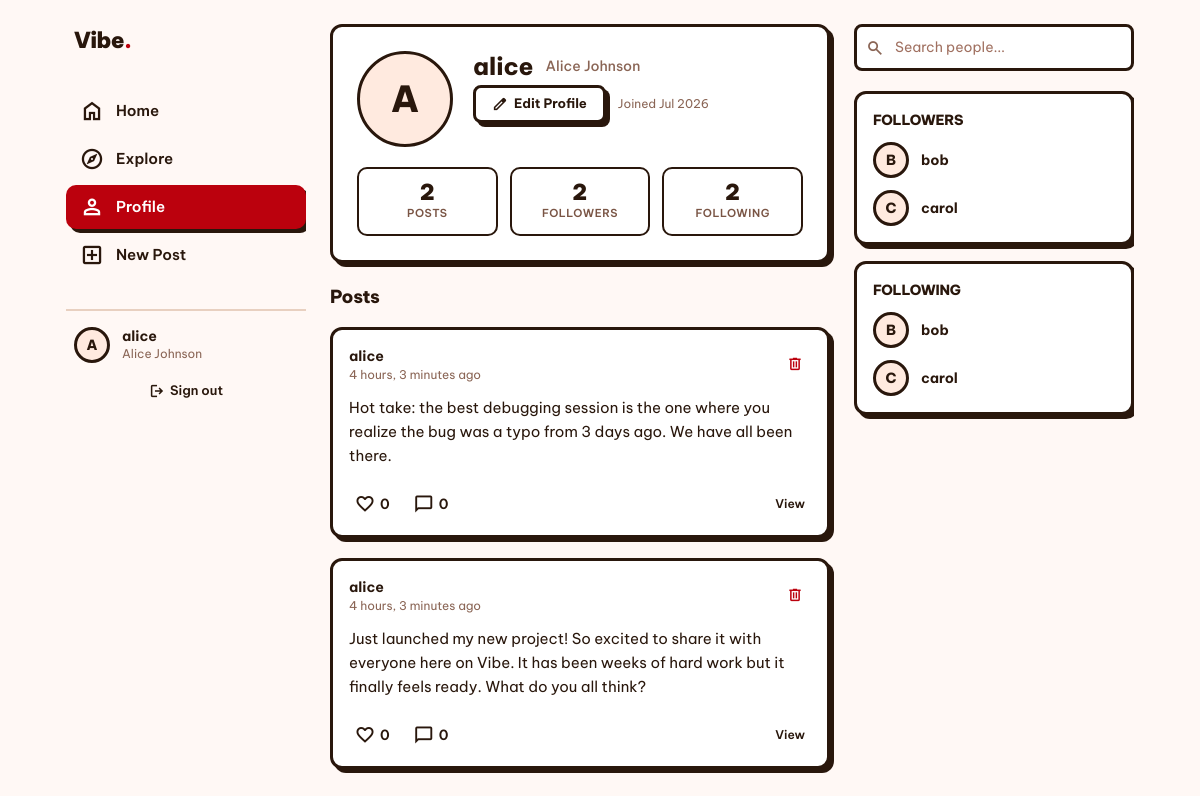
The page /profile/alice/ (signed in) on the database its author committed.
### social/models.py (models this page shows, shortened)
class Profile(models.Model):
    user = models.OneToOneField(User, on_delete=models.CASCADE, related_name='profile')
    bio = models.TextField(max_length=500, blank=True)
    avatar = models.ImageField(upload_to='avatars/', blank=True, null=True)
    website = models.URLField(blank=True)
    created_at = models.DateTimeField(auto_now_add=True)
    def followers_count(self):
        return Follow.objects.filter(following=self.user).count()
    def following_count(self):
        return Follow.objects.filter(follower=self.user).count()
    def posts_count(self):
        return Post.objects.filter(user=self.user).count()

class Post(models.Model):
    user = models.ForeignKey(User, on_delete=models.CASCADE, related_name='posts')
    content = models.TextField(max_length=2200)
    image = models.ImageField(upload_to='posts/', blank=True, null=True)
    created_at = models.DateTimeField(auto_now_add=True)
    class Meta:
        ordering = ['-created_at']
    def likes_count(self):
        return self.likes.count()
    def comments_count(self):
        return self.comments.count()

class Follow(models.Model):
    follower = models.ForeignKey(User, on_delete=models.CASCADE, related_name='following')
    following = models.ForeignKey(User, on_delete=models.CASCADE, related_name='followers')
    created_at = models.DateTimeField(auto_now_add=True)
    class Meta:
        unique_together = ('follower', 'following')

### social/views.py (the view)
# urls.py: path('profile/<str:username>/', views.profile, name='profile'),
@login_required
def profile(request, username):
    user = get_object_or_404(User, username=username)
    posts = Post.objects.filter(user=user).select_related('user', 'user__profile').prefetch_related('likes', 'comments')
    is_following = Follow.objects.filter(follower=request.user, following=user).exists()
    liked_post_ids = Like.objects.filter(user=request.user).values_list('post_id', flat=True)
    followers = Follow.objects.filter(following=user).select_related('follower', 'follower__profile')[:6]
    following = Follow.objects.filter(follower=user).select_related('following', 'following__profile')[:6]
    return render(request, 'social/profile.html', {
        'profile_user': user,
        'posts': posts,
        'is_following': is_following,
        'liked_post_ids': list(liked_post_ids),
        'followers': followers,
        'following': following,
    })

### templates/social/profile.html (shortened to what this page needs)
{% extends "base.html" %}
{% block main_content %}
<div class="card-style p-6 mb-5" style="background:white">
  <div class="flex items-start gap-5 mb-5">
    <div class="flex-shrink-0">
      {% if profile_user.profile.avatar %}
        <img src="{{ profile_user.profile.avatar.url }}" alt="" class="avatar avatar-xl" />
      {% else %}
        <div class="avatar avatar-xl" style="font-size:36px;background:#ffeadf">{{ profile_user.username|first|upper }}</div>
      {% endif %}
    </div>
    <div class="flex-1 min-w-0">
      <div class="flex flex-wrap items-center gap-3 mb-1">
        <h1 class="font-extrabold text-2xl leading-tight" style="color:#29170c">{{ profile_user.username }}</h1>
        {% if profile_user.get_full_name %}
          <span class="text-sm font-medium" style="color:#8a6555">{{ profile_user.get_full_name }}</span>
        {% endif %}
      </div>
      <div class="flex items-center gap-3 flex-wrap">
        {% if profile_user != request.user %}
          <button class="follow-btn {% if is_following %}is-following{% else %}not-following{% endif %}"
                  data-username="{{ profile_user.username }}">
            {% if is_following %}Following{% else %}Follow{% endif %}
          </button>
        {% else %}
          <a href="{% url 'edit_profile' username=profile_user.username %}" class="btn-secondary" style="font-size:13px;padding:6px 16px">
            <span class="material-symbols-outlined" style="font-size:16px">edit</span>
            Edit Profile
          </a>
        {% endif %}
        <span style="font-size:12px;color:#8a6555">Joined {{ profile_user.date_joined|date:"M Y" }}</span>
      </div>
    </div>
  </div>
  <div class="grid grid-cols-3 gap-3">
    <div class="stat-box">
      <div class="stat-num">{{ profile_user.profile.posts_count }}</div>
      <div class="stat-label">Posts</div>
    </div>
    <div class="stat-box">
      <div class="stat-num followers-count">{{ profile_user.profile.followers_count }}</div>
      <div class="stat-label">Followers</div>
    </div>
    <div class="stat-box">
      <div class="stat-num">{{ profile_user.profile.following_count }}</div>
      <div class="stat-label">Following</div>
    </div>
  </div>
</div>
<h2 class="font-extrabold text-lg mb-4" style="color:#29170c;letter-spacing:-0.02em">Posts</h2>
{% if posts %}
  {% for post in posts %}
  <article class="post-card fade-in">
    <div class="post-header">
      <div class="flex-1 min-w-0">
        <p class="font-bold text-sm">{{ post.user.username }}</p>
        <p class="post-time">{{ post.created_at|timesince }} ago</p>
      </div>
      {% if post.user == request.user %}
        <form method="post" action="{% url 'delete_post' post_id=post.id %}" onsubmit="return confirm('Delete this post?')">
          <button type="submit" class="btn-ghost" style="padding:4px 8px;font-size:12px;color:#bb010d">
            <span class="material-symbols-outlined" style="font-size:16px">delete</span>
          </button>
        </form>
      {% endif %}
    </div>
    <div class="post-body">
      <p style="font-size:15px;line-height:1.6;white-space:pre-wrap">{{ post.content }}</p>
    </div>
    <div class="post-actions">
      <button class="like-btn {% if post.id in liked_post_ids %}liked{% endif %}" data-post-id="{{ post.id }}">
        <span class="material-symbols-outlined like-icon" style="font-size:20px;{% if post.id in liked_post_ids %}font-variation-settings:'FILL' 1{% endif %}">favorite</span>
        <span class="like-count">{{ post.likes_count }}</span>
      </button>
      <a href="{% url 'post_detail' post_id=post.id %}" class="comment-btn">
        <span class="material-symbols-outlined" style="font-size:20px">chat_bubble</span>
        <span>{{ post.comments_count }}</span>
      </a>
      <a href="{% url 'post_detail' post_id=post.id %}" class="btn-ghost" style="font-size:12px;padding:5px 10px">View</a>
    </div>
  </article>
  {% endfor %}
{% endif %}
{% endblock %}
{% block right_panel %}
{% if followers %}
<div class="card-style p-4 mb-4" style="background:white">
  <h3 class="font-extrabold text-sm mb-3" style="letter-spacing:-0.02em">FOLLOWERS</h3>
  <div class="flex flex-col gap-3">
    {% for f in followers %}
    <div class="flex items-center gap-3">
      <a href="{% url 'profile' username=f.follower.username %}">
        {% if f.follower.profile.avatar %}
          <img src="{{ f.follower.profile.avatar.url }}" alt="" class="avatar avatar-sm" />
        {% else %}
          <div class="avatar avatar-sm">{{ f.follower.username|first|upper }}</div>
        {% endif %}
      </a>
      <a href="{% url 'profile' username=f.follower.username %}" class="username-link text-sm flex-1">{{ f.follower.username }}</a>
    </div>
    {% endfor %}
  </div>
</div>
{% endif %}
{% if following %}
<div class="card-style p-4" style="background:white">
  <h3 class="font-extrabold text-sm mb-3" style="letter-spacing:-0.02em">FOLLOWING</h3>
  <div class="flex flex-col gap-3">
    {% for f in following %}
    <div class="flex items-center gap-3">
      <a href="{% url 'profile' username=f.following.username %}">
        {% if f.following.profile.avatar %}
          <img src="{{ f.following.profile.avatar.url }}" alt="" class="avatar avatar-sm" />
        {% else %}
          <div class="avatar avatar-sm">{{ f.following.username|first|upper }}</div>
        {% endif %}
      </a>
      <a href="{% url 'profile' username=f.following.username %}" class="username-link text-sm flex-1">{{ f.following.username }}</a>
    </div>
    {% endfor %}
  </div>
</div>
{% endif %}
{% endblock %}

### templates/base.html (shortened to what this page needs)
{% load static %}
<!DOCTYPE html>
<html lang="en">
<head>
  <script src="https://cdn.tailwindcss.com"></script>
  <link rel="stylesheet" href="{% static 'css/style.css' %}" />
</head>
<body class="min-h-screen" style="background:#fff8f5">
{% if user.is_authenticated %}
<div class="layout-grid">
  <aside class="left-panel sticky top-6 self-start" style="height:calc(100vh - 48px); overflow-y:auto;">
    <a href="{% url 'home' %}" class="logo mb-8 block px-2">Vibe<span>.</span></a>
    <nav class="sidebar-nav flex flex-col gap-1 mb-8">
      <a href="{% url 'home' %}" class="{% if request.resolver_match.url_name == 'home' %}active{% endif %}">
        <span class="material-symbols-outlined">home</span>
        <span>Home</span>
      </a>
      <a href="{% url 'explore' %}" class="{% if request.resolver_match.url_name == 'explore' %}active{% endif %}">
        <span class="material-symbols-outlined">explore</span>
        <span>Explore</span>
      </a>
      <a href="{% url 'profile' username=request.user.username %}" class="{% if request.resolver_match.url_name == 'profile' %}active{% endif %}">
        <span class="material-symbols-outlined">person</span>
        <span>Profile</span>
      </a>
      <a href="{% url 'create_post' %}">
        <span class="material-symbols-outlined">add_box</span>
        <span>New Post</span>
      </a>
    </nav>
    <div class="mt-auto" style="border-top:2px solid #e8d0c0;padding-top:16px">
      <div class="flex items-center gap-3 mb-3 px-2">
        {% if request.user.profile.avatar %}
          <img src="{{ request.user.profile.avatar.url }}" alt="" class="avatar avatar-sm" />
        {% else %}
          <div class="avatar avatar-sm">{{ request.user.username|first|upper }}</div>
        {% endif %}
        <div>
          <p class="font-bold text-sm leading-tight">{{ request.user.username }}</p>
          <p class="text-xs" style="color:#8a6555">{{ request.user.get_full_name }}</p>
        </div>
      </div>
      <form method="post" action="{% url 'logout' %}">
        <button type="submit" class="btn-ghost w-full justify-center" style="font-size:13px;">
          <span class="material-symbols-outlined" style="font-size:16px">logout</span>
          Sign out
        </button>
      </form>
    </div>
  </aside>
  <main class="min-w-0 pb-20 md:pb-6">
    {% block main_content %}{% endblock %}
  </main>
  <aside class="right-panel sticky top-6 self-start" style="height:calc(100vh - 48px); overflow-y:auto;">
    <div class="relative mb-5">
      <input id="search-input" type="text" class="form-input" placeholder="Search people..."
             style="padding-left:38px" />
    </div>
    {% block right_panel %}{% endblock %}
  </aside>
</div>
{% endif %}
</body>
</html>

### static/css/style.css (style rules this page uses)
*, *::before, *::after { box-sizing: border-box; }
:root { --cream: #fff8f5; --dark: #29170c; --red: #bb010d; --red-light: #e8000e; --cream-mid: #ffeadf; --cream-dark: #f5d5c5; --border: 3px solid #29170c; --shadow: 4px 4px 0px 0px #29170c; --shadow-lg: 6px 6px 0px 0px #29170c; --radius: 12px; }
body { font-family: 'Be Vietnam Pro', sans-serif; background-color: var(--cream); color: var(--dark); min-height: 100vh; }
.card-style { border: var(--border); border-radius: var(--radius); box-shadow: var(--shadow); background: white; }
.btn-secondary { background: white; color: var(--dark); border: var(--border); border-radius: 8px; box-shadow: var(--shadow); font-weight: 700; padding: 8px 20px; cursor: pointer; transition: transform 0.1s, box-shadow 0.1s; display: inline-flex; align-items: center; gap: 6px; text-decoration: none; font-family: 'Be Vietnam Pro', sans-serif; font-size: 14px; }
.btn-ghost { background: transparent; color: var(--dark); border: none; border-radius: 8px; font-weight: 600; padding: 6px 14px; cursor: pointer; transition: background 0.15s; display: inline-flex; align-items: center; gap: 5px; font-family: 'Be Vietnam Pro', sans-serif; font-size: 14px; }
.form-input { width: 100%; border: var(--border); border-radius: 8px; padding: 10px 14px; font-family: 'Be Vietnam Pro', sans-serif; font-size: 14px; background: white; color: var(--dark); outline: none; transition: box-shadow 0.15s; }
.form-input::placeholder { color: #a07060; }
.avatar { border: var(--border); border-radius: 50%; object-fit: cover; background: var(--cream-mid); display: flex; align-items: center; justify-content: center; font-weight: 800; color: var(--dark); flex-shrink: 0; }
.avatar-sm { width: 36px; height: 36px; font-size: 14px; }
.avatar-xl { width: 96px; height: 96px; font-size: 34px; }
.post-card { background: white; border: var(--border); border-radius: var(--radius); box-shadow: var(--shadow); margin-bottom: 20px; overflow: hidden; }
.post-header { display: flex; align-items: center; gap: 12px; padding: 16px 16px 0; }
.post-body { padding: 12px 16px; }
.post-actions { display: flex; align-items: center; gap: 4px; padding: 8px 12px 14px; }
.like-btn { background: none; border: none; cursor: pointer; display: flex; align-items: center; gap: 5px; padding: 6px 10px; border-radius: 8px; font-family: 'Be Vietnam Pro', sans-serif; font-weight: 600; font-size: 14px; color: var(--dark); transition: background 0.15s, transform 0.1s; }
.comment-btn { background: none; border: none; cursor: pointer; display: flex; align-items: center; gap: 5px; padding: 6px 10px; border-radius: 8px; font-family: 'Be Vietnam Pro', sans-serif; font-weight: 600; font-size: 14px; color: var(--dark); transition: background 0.15s; }
.sidebar-nav a { display: flex; align-items: center; gap: 12px; padding: 10px 14px; border-radius: 10px; font-weight: 600; color: var(--dark); text-decoration: none; transition: background 0.15s; font-size: 15px; }
.sidebar-nav a.active { background: var(--red); color: white; box-shadow: var(--shadow); }
.fade-in { animation: fadeIn 0.25s ease-out forwards; }
.layout-grid { display: grid; grid-template-columns: 240px 1fr 280px; gap: 24px; max-width: 1100px; margin: 0 auto; padding: 24px 16px; }
.stat-box { text-align: center; padding: 12px 20px; border: 2px solid var(--dark); border-radius: 10px; background: white; }
.stat-box .stat-num { font-size: 22px; font-weight: 900; color: var(--dark); line-height: 1; }
.stat-box .stat-label { font-size: 11px; font-weight: 600; color: #7a5545; margin-top: 2px; text-transform: uppercase; letter-spacing: 0.05em; }
.logo { font-size: 22px; font-weight: 900; color: var(--dark); text-decoration: none; letter-spacing: -0.03em; display: flex; align-items: center; gap: 8px; }
.logo span { color: var(--red); }
.post-time { font-size: 12px; color: #8a6555; }
.username-link { font-weight: 700; color: var(--dark); text-decoration: none; }

### templates/base.html (style rules this page uses)
.material-symbols-outlined { font-variation-settings: 'FILL' 0, 'wght' 500, 'GRAD' 0, 'opsz' 24; }

### rows shown on the page
Post: user.username "alice", created_at "4 hours, 3 minutes", content "Hot take: the best debugging session is the one where you realize the bug was a typo from 3 days ago. We have all been there.", likes_count "0", comments_count "0"
Post: user.username "alice", created_at "4 hours, 3 minutes", content "Just launched my new project! So excited to share it with everyone here on Vibe. It has been weeks of hard work but it finally feels ready. What do you all think?", likes_count "0", comments_count "0"
Follow: follower.username|first "B", follower.username "bob"
Follow: follower.username|first "C", follower.username "carol"
Follow: following.username|first "B", following.username "bob"
Follow: following.username|first "C", following.username "carol"

### other values the page prints
{{ request.user.username|first|upper }} "A"
{{ request.user.username }} "alice"
{{ request.user.get_full_name }} "Alice Johnson"
{{ profile_user.username|first|upper }} "A"
{{ profile_user.username }} "alice"
{{ profile_user.get_full_name }} "Alice Johnson"
{{ profile_user.date_joined|date:"M Y" }} "Jul 2026"
{{ profile_user.profile.posts_count }} "2"
{{ profile_user.profile.followers_count }} "2"
{{ profile_user.profile.following_count }} "2"
